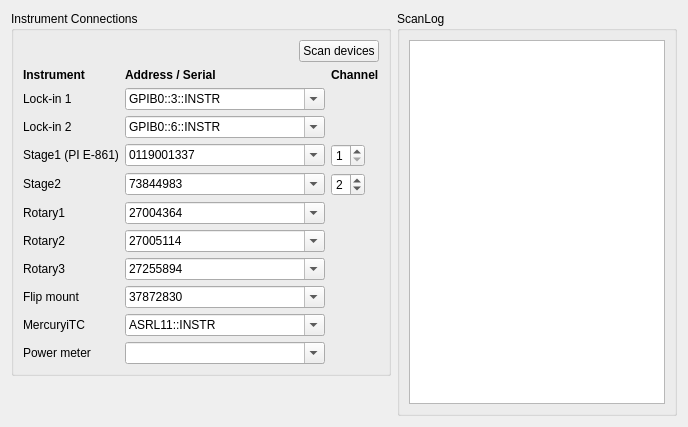
          <widget class="QWidget" name="tab_2">
           <attribute name="title">
            <string>Inst. Config. &amp;&amp; Log</string>
           </attribute>
           <layout class="QGridLayout" name="tab2Layout" columnstretch="0,1">
            <item row="0" column="0">
             <widget class="QGroupBox" name="connGroup">
              <property name="sizePolicy">
               <sizepolicy hsizetype="Preferred" vsizetype="Maximum">
                <horstretch>0</horstretch>
                <verstretch>0</verstretch>
               </sizepolicy>
              </property>
              <property name="title">
               <string>Instrument Connections</string>
              </property>
              <layout class="QGridLayout" name="connGrid" columnstretch="0,1,0">
               <item row="0" column="0" colspan="3" alignment="Qt::AlignmentFlag::AlignRight">
                <widget class="QPushButton" name="scanDevices">
                 <property name="sizePolicy">
                  <sizepolicy hsizetype="Fixed" vsizetype="Fixed">
                   <horstretch>0</horstretch>
                   <verstretch>0</verstretch>
                  </sizepolicy>
                 </property>
                 <property name="toolTip">
                  <string>&lt;html&gt;&lt;head/&gt;&lt;body&gt;&lt;p&gt;&lt;span style=&quot; font-weight:700;&quot;&gt;Scan devices&lt;/span&gt;&lt;/p&gt;&lt;p&gt;Lists the VISA resources (GPIB / serial / USB) and the Thorlabs Kinesis serial numbers currently visible to this PC, and offers them in the drop-down lists. The values already entered are kept.&lt;/p&gt;&lt;/body&gt;&lt;/html&gt;</string>
                 </property>
                 <property name="text">
                  <string>Scan devices</string>
                 </property>
                </widget>
               </item>
               <item row="1" column="0">
                <widget class="QLabel" name="connHead_0">
                 <property name="sizePolicy">
                  <sizepolicy hsizetype="Preferred" vsizetype="Fixed">
                   <horstretch>0</horstretch>
                   <verstretch>0</verstretch>
                  </sizepolicy>
                 </property>
                 <property name="font">
                  <font>
                   <bold>true</bold>
                  </font>
                 </property>
                 <property name="text">
                  <string>Instrument</string>
                 </property>
                 <property name="mytype" stdset="0">
                  <string>label</string>
                 </property>
                </widget>
               </item>
               <item row="1" column="1">
                <widget class="QLabel" name="connHead_1">
                 <property name="sizePolicy">
                  <sizepolicy hsizetype="Preferred" vsizetype="Fixed">
                   <horstretch>0</horstretch>
                   <verstretch>0</verstretch>
                  </sizepolicy>
                 </property>
                 <property name="font">
                  <font>
                   <bold>true</bold>
                  </font>
                 </property>
                 <property name="text">
                  <string>Address / Serial</string>
                 </property>
                 <property name="mytype" stdset="0">
                  <string>label</string>
                 </property>
                </widget>
               </item>
               <item row="1" column="2">
                <widget class="QLabel" name="connHead_2">
                 <property name="sizePolicy">
                  <sizepolicy hsizetype="Preferred" vsizetype="Fixed">
                   <horstretch>0</horstretch>
                   <verstretch>0</verstretch>
                  </sizepolicy>
                 </property>
                 <property name="font">
                  <font>
                   <bold>true</bold>
                  </font>
                 </property>
                 <property name="text">
                  <string>Channel</string>
                 </property>
                 <property name="mytype" stdset="0">
                  <string>label</string>
                 </property>
                </widget>
               </item>
               <item row="2" column="0">
                <widget class="QLabel" name="connLabel_Lockin1">
                 <property name="sizePolicy">
                  <sizepolicy hsizetype="Preferred" vsizetype="Fixed">
                   <horstretch>0</horstretch>
                   <verstretch>0</verstretch>
                  </sizepolicy>
                 </property>
                 <property name="text">
                  <string>Lock-in 1</string>
                 </property>
                 <property name="mytype" stdset="0">
                  <string>label</string>
                 </property>
                </widget>
               </item>
               <item row="2" column="1">
                <widget class="QComboBox" name="Lockin1_res">
                 <property name="sizePolicy">
                  <sizepolicy hsizetype="Expanding" vsizetype="Fixed">
                   <horstretch>0</horstretch>
                   <verstretch>0</verstretch>
                  </sizepolicy>
                 </property>
                 <property name="minimumSize">
                  <size>
                   <width>200</width>
                   <height>0</height>
                  </size>
                 </property>
                 <property name="toolTip">
                  <string>VISA resource of Lock-in 1 (SR830), e.g. GPIB0::2::INSTR. Pick from the list after Scan devices, or type it in.</string>
                 </property>
                 <property name="editable">
                  <bool>true</bool>
                 </property>
                 <item>
                  <property name="text">
                   <string>GPIB0::3::INSTR</string>
                  </property>
                 </item>
                </widget>
               </item>
               <item row="3" column="0">
                <widget class="QLabel" name="connLabel_Lockin2">
                 <property name="sizePolicy">
                  <sizepolicy hsizetype="Preferred" vsizetype="Fixed">
                   <horstretch>0</horstretch>
                   <verstretch>0</verstretch>
                  </sizepolicy>
                 </property>
                 <property name="text">
                  <string>Lock-in 2</string>
                 </property>
                 <property name="mytype" stdset="0">
                  <string>label</string>
                 </property>
                </widget>
               </item>
               <item row="3" column="1">
                <widget class="QComboBox" name="Lockin2_res">
                 <property name="sizePolicy">
                  <sizepolicy hsizetype="Expanding" vsizetype="Fixed">
                   <horstretch>0</horstretch>
                   <verstretch>0</verstretch>
                  </sizepolicy>
                 </property>
                 <property name="minimumSize">
                  <size>
                   <width>200</width>
                   <height>0</height>
                  </size>
                 </property>
                 <property name="toolTip">
                  <string>VISA resource of Lock-in 2 (SR830), e.g. GPIB0::3::INSTR. Pick from the list after Scan devices, or type it in.</string>
                 </property>
                 <property name="editable">
                  <bool>true</bool>
                 </property>
                 <item>
                  <property name="text">
                   <string>GPIB0::6::INSTR</string>
                  </property>
                 </item>
                </widget>
               </item>
               <item row="4" column="0">
                <widget class="QLabel" name="connLabel_Stage1">
                 <property name="sizePolicy">
                  <sizepolicy hsizetype="Preferred" vsizetype="Fixed">
                   <horstretch>0</horstretch>
                   <verstretch>0</verstretch>
                  </sizepolicy>
                 </property>
                 <property name="text">
                  <string>Stage1 (PI E-861)</string>
                 </property>
                 <property name="mytype" stdset="0">
                  <string>label</string>
                 </property>
                </widget>
               </item>
               <item row="4" column="1">
                <widget class="QComboBox" name="Stage1_res">
                 <property name="sizePolicy">
                  <sizepolicy hsizetype="Expanding" vsizetype="Fixed">
                   <horstretch>0</horstretch>
                   <verstretch>0</verstretch>
                  </sizepolicy>
                 </property>
                 <property name="minimumSize">
                  <size>
                   <width>200</width>
                   <height>0</height>
                  </size>
                 </property>
                 <property name="toolTip">
                  <string>Serial number of the PI E-861 controller that drives Stage1 (printed on the case). Not listed by Scan devices - type it in.</string>
                 </property>
                 <property name="editable">
                  <bool>true</bool>
                 </property>
                 <item>
                  <property name="text">
                   <string>0119001337</string>
                  </property>
                 </item>
                </widget>
               </item>
               <item row="4" column="2">
                <widget class="QSpinBox" name="Stage1_ch">
                 <property name="sizePolicy">
                  <sizepolicy hsizetype="Fixed" vsizetype="Fixed">
                   <horstretch>0</horstretch>
                   <verstretch>0</verstretch>
                  </sizepolicy>
                 </property>
                 <property name="toolTip">
                  <string>GCS axis ID of the stage on the E-861.</string>
                 </property>
                 <property name="minimum">
                  <number>1</number>
                 </property>
                 <property name="maximum">
                  <number>4</number>
                 </property>
                 <property name="value">
                  <number>1</number>
                 </property>
                </widget>
               </item>
               <item row="5" column="0">
                <widget class="QLabel" name="connLabel_Stage2">
                 <property name="sizePolicy">
                  <sizepolicy hsizetype="Preferred" vsizetype="Fixed">
                   <horstretch>0</horstretch>
                   <verstretch>0</verstretch>
                  </sizepolicy>
                 </property>
                 <property name="text">
                  <string>Stage2</string>
                 </property>
                 <property name="mytype" stdset="0">
                  <string>label</string>
                 </property>
                </widget>
               </item>
               <item row="5" column="1">
                <widget class="QComboBox" name="Stage2_res">
                 <property name="sizePolicy">
                  <sizepolicy hsizetype="Expanding" vsizetype="Fixed">
                   <horstretch>0</horstretch>
                   <verstretch>0</verstretch>
                  </sizepolicy>
                 </property>
                 <property name="minimumSize">
                  <size>
                   <width>200</width>
                   <height>0</height>
                  </size>
                 </property>
                 <property name="toolTip">
                  <string>Kinesis serial number of the Stage2 controller (BBD202). Pick from the list after Scan devices, or type it in.</string>
                 </property>
                 <property name="editable">
                  <bool>true</bool>
                 </property>
                 <item>
                  <property name="text">
                   <string>73844983</string>
                  </property>
                 </item>
                </widget>
               </item>
               <item row="5" column="2">
                <widget class="QSpinBox" name="Stage2_ch">
                 <property name="sizePolicy">
                  <sizepolicy hsizetype="Fixed" vsizetype="Fixed">
                   <horstretch>0</horstretch>
                   <verstretch>0</verstretch>
                  </sizepolicy>
                 </property>
                 <property name="toolTip">
                  <string>Controller channel of this axis.</string>
                 </property>
                 <property name="minimum">
                  <number>1</number>
                 </property>
                 <property name="maximum">
                  <number>4</number>
                 </property>
                 <property name="value">
                  <number>2</number>
                 </property>
                </widget>
               </item>
               <item row="6" column="0">
                <widget class="QLabel" name="connLabel_Rot1">
                 <property name="sizePolicy">
                  <sizepolicy hsizetype="Preferred" vsizetype="Fixed">
                   <horstretch>0</horstretch>
                   <verstretch>0</verstretch>
                  </sizepolicy>
                 </property>
                 <property name="text">
                  <string>Rotary1</string>
                 </property>
                 <property name="mytype" stdset="0">
                  <string>label</string>
                 </property>
                </widget>
               </item>
               <item row="6" column="1">
                <widget class="QComboBox" name="Rot1_res">
                 <property name="sizePolicy">
                  <sizepolicy hsizetype="Expanding" vsizetype="Fixed">
                   <horstretch>0</horstretch>
                   <verstretch>0</verstretch>
                  </sizepolicy>
                 </property>
                 <property name="minimumSize">
                  <size>
                   <width>200</width>
                   <height>0</height>
                  </size>
                 </property>
                 <property name="toolTip">
                  <string>Kinesis serial number of the Rotary1 controller. Pick from the list after Scan devices, or type it in.</string>
                 </property>
                 <property name="editable">
                  <bool>true</bool>
                 </property>
                 <item>
                  <property name="text">
                   <string>27004364</string>
                  </property>
                 </item>
                </widget>
               </item>
               <item row="7" column="0">
                <widget class="QLabel" name="connLabel_Rot2">
                 <property name="sizePolicy">
                  <sizepolicy hsizetype="Preferred" vsizetype="Fixed">
                   <horstretch>0</horstretch>
                   <verstretch>0</verstretch>
                  </sizepolicy>
                 </property>
                 <property name="text">
                  <string>Rotary2</string>
                 </property>
                 <property name="mytype" stdset="0">
                  <string>label</string>
                 </property>
                </widget>
               </item>
               <item row="7" column="1">
                <widget class="QComboBox" name="Rot2_res">
                 <property name="sizePolicy">
                  <sizepolicy hsizetype="Expanding" vsizetype="Fixed">
                   <horstretch>0</horstretch>
                   <verstretch>0</verstretch>
                  </sizepolicy>
                 </property>
                 <property name="minimumSize">
                  <size>
                   <width>200</width>
                   <height>0</height>
                  </size>
                 </property>
                 <property name="toolTip">
                  <string>Kinesis serial number of the Rotary2 controller. Pick from the list after Scan devices, or type it in.</string>
                 </property>
                 <property name="editable">
                  <bool>true</bool>
                 </property>
                 <item>
                  <property name="text">
                   <string>27005114</string>
                  </property>
                 </item>
                </widget>
               </item>
               <item row="8" column="0">
                <widget class="QLabel" name="connLabel_Rot3">
                 <property name="sizePolicy">
                  <sizepolicy hsizetype="Preferred" vsizetype="Fixed">
                   <horstretch>0</horstretch>
                   <verstretch>0</verstretch>
                  </sizepolicy>
                 </property>
                 <property name="text">
                  <string>Rotary3</string>
                 </property>
                 <property name="mytype" stdset="0">
                  <string>label</string>
                 </property>
                </widget>
               </item>
               <item row="8" column="1">
                <widget class="QComboBox" name="Rot3_res">
                 <property name="sizePolicy">
                  <sizepolicy hsizetype="Expanding" vsizetype="Fixed">
                   <horstretch>0</horstretch>
                   <verstretch>0</verstretch>
                  </sizepolicy>
                 </property>
                 <property name="minimumSize">
                  <size>
                   <width>200</width>
                   <height>0</height>
                  </size>
                 </property>
                 <property name="toolTip">
                  <string>Kinesis serial number of the Rotary3 controller. Pick from the list after Scan devices, or type it in.</string>
                 </property>
                 <property name="editable">
                  <bool>true</bool>
                 </property>
                 <item>
                  <property name="text">
                   <string>27255894</string>
                  </property>
                 </item>
                </widget>
               </item>
               <item row="9" column="0">
                <widget class="QLabel" name="connLabel_FM">
                 <property name="sizePolicy">
                  <sizepolicy hsizetype="Preferred" vsizetype="Fixed">
                   <horstretch>0</horstretch>
                   <verstretch>0</verstretch>
                  </sizepolicy>
                 </property>
                 <property name="text">
                  <string>Flip mount</string>
                 </property>
                 <property name="mytype" stdset="0">
                  <string>label</string>
                 </property>
                </widget>
               </item>
               <item row="9" column="1">
                <widget class="QComboBox" name="FM_res">
                 <property name="sizePolicy">
                  <sizepolicy hsizetype="Expanding" vsizetype="Fixed">
                   <horstretch>0</horstretch>
                   <verstretch>0</verstretch>
                  </sizepolicy>
                 </property>
                 <property name="minimumSize">
                  <size>
                   <width>200</width>
                   <height>0</height>
                  </size>
                 </property>
                 <property name="toolTip">
                  <string>Kinesis serial number of the flip mount (MFF). Pick from the list after Scan devices, or type it in.</string>
                 </property>
                 <property name="editable">
                  <bool>true</bool>
                 </property>
                 <item>
                  <property name="text">
                   <string>37872830</string>
                  </property>
                 </item>
                </widget>
               </item>
               <item row="10" column="0">
                <widget class="QLabel" name="connLabel_iTC">
                 <property name="sizePolicy">
                  <sizepolicy hsizetype="Preferred" vsizetype="Fixed">
                   <horstretch>0</horstretch>
                   <verstretch>0</verstretch>
                  </sizepolicy>
                 </property>
                 <property name="text">
                  <string>MercuryiTC</string>
                 </property>
                 <property name="mytype" stdset="0">
                  <string>label</string>
                 </property>
                </widget>
               </item>
               <item row="10" column="1">
                <widget class="QComboBox" name="iTC_res">
                 <property name="sizePolicy">
                  <sizepolicy hsizetype="Expanding" vsizetype="Fixed">
                   <horstretch>0</horstretch>
                   <verstretch>0</verstretch>
                  </sizepolicy>
                 </property>
                 <property name="minimumSize">
                  <size>
                   <width>200</width>
                   <height>0</height>
                  </size>
                 </property>
                 <property name="toolTip">
                  <string>VISA resource of the MercuryiTC temperature controller, e.g. ASRL11::INSTR (serial port COM11). Pick from the list after Scan devices, or type it in.</string>
                 </property>
                 <property name="editable">
                  <bool>true</bool>
                 </property>
                 <item>
                  <property name="text">
                   <string>ASRL11::INSTR</string>
                  </property>
                 </item>
                </widget>
               </item>
               <item row="11" column="0">
                <widget class="QLabel" name="connLabel_PM">
                 <property name="sizePolicy">
                  <sizepolicy hsizetype="Preferred" vsizetype="Fixed">
                   <horstretch>0</horstretch>
                   <verstretch>0</verstretch>
                  </sizepolicy>
                 </property>
                 <property name="text">
                  <string>Power meter</string>
                 </property>
                 <property name="mytype" stdset="0">
                  <string>label</string>
                 </property>
                </widget>
               </item>
               <item row="11" column="1">
                <widget class="QComboBox" name="PM_res">
                 <property name="sizePolicy">
                  <sizepolicy hsizetype="Expanding" vsizetype="Fixed">
                   <horstretch>0</horstretch>
                   <verstretch>0</verstretch>
                  </sizepolicy>
                 </property>
                 <property name="minimumSize">
                  <size>
                   <width>200</width>
                   <height>0</height>
                  </size>
                 </property>
                 <property name="toolTip">
                  <string>VISA resource of the PM100D power meter (reserved - the power meter is not used by the program yet). Pick from the list after Scan devices, or type it in.</string>
                 </property>
                 <property name="editable">
                  <bool>true</bool>
                 </property>
                </widget>
               </item>
              </layout>
             </widget>
            </item>
            <item row="0" column="1" rowspan="2">
             <widget class="QGroupBox" name="ScanLog">
              <property name="title">
               <string>ScanLog</string>
              </property>
              <layout class="QVBoxLayout" name="scanLogLayout">
               <item>
                <widget class="QPlainTextEdit" name="scanLogText">
                 <property name="font">
                  <font>
                   <family>Consolas</family>
                   <pointsize>9</pointsize>
                  </font>
                 </property>
                 <property name="toolTip">
                  <string>&lt;html&gt;&lt;head/&gt;&lt;body&gt;&lt;p&gt;&lt;span style=&quot; font-weight:700;&quot;&gt;Scan log&lt;/span&gt;&lt;/p&gt;&lt;p&gt;Test conditions of each scan and its key events (temperature points, data files, peak tracking, how the scan ended), shown live.&lt;/p&gt;&lt;p&gt;Every line is also appended to ScanLog_YYYY-MM-DD.txt in the data save folder.&lt;/p&gt;&lt;/body&gt;&lt;/html&gt;</string>
                 </property>
                 <property name="readOnly">
                  <bool>true</bool>
                 </property>
                </widget>
               </item>
              </layout>
             </widget>
            </item>
            <item row="1" column="0">
             <spacer name="connVSpacer">
              <property name="orientation">
               <enum>Qt::Orientation::Vertical</enum>
              </property>
              <property name="sizeHint" stdset="0">
               <size>
                <width>20</width>
                <height>40</height>
               </size>
              </property>
             </spacer>
            </item>
           </layout>
          </widget>
